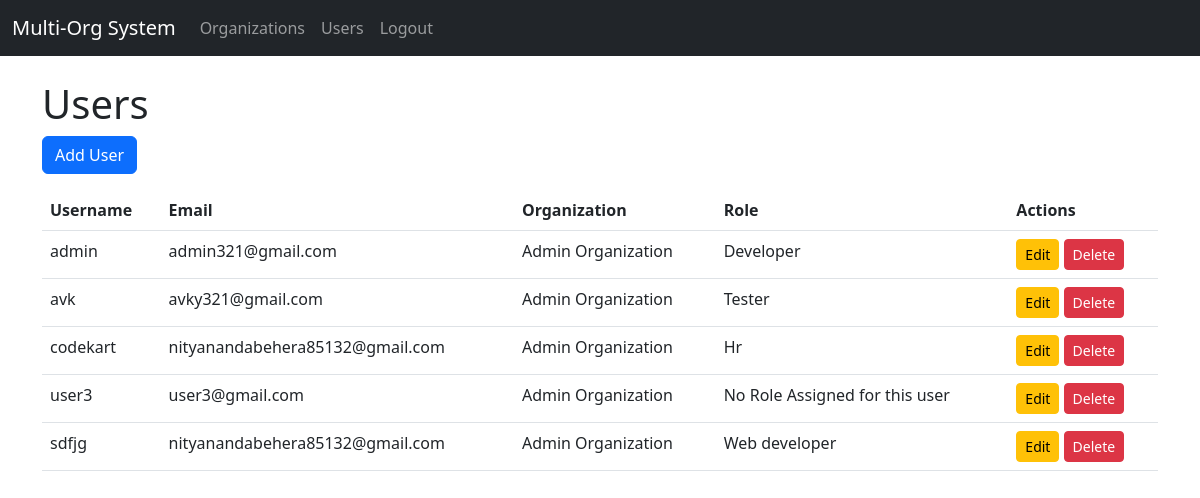
/users/ (signed in), run on the app's committed database.
### organization/models.py (models this page shows, shortened)
class CustomUser(AbstractUser):
    organization = models.ForeignKey(
        Organization, on_delete=models.CASCADE, related_name='users', null=False
    )
    role = models.ForeignKey(Role, on_delete=models.SET_NULL, null=True, blank=True)
    objects = CustomUserManager()

class Organization(models.Model):
    name = models.CharField(max_length=255)
    address = models.TextField(blank=True, null=True)
    is_main = models.BooleanField(default=False)
    created_at = models.DateTimeField(auto_now_add=True)

class Role(models.Model):
    name = models.CharField(max_length=50)  # e.g., Admin, Editor, Viewer

### organization/views.py (the view)
# urls.py: path('users/', views.user_list, name='user_list'),
@login_required
def user_list(request):
    users = CustomUser.objects.filter(organization=request.user.organization).select_related('organization', 'role')
    return render(request, 'organization/user_list.html', {'users': users})

### organization/templates/organization/user_list.html
{% extends "organization/base.html" %} {% block content %}
<h1>Users</h1>
<a href="{% url 'user_create' %}" class="btn btn-primary mb-3">Add User</a>
<table class="table">
  <thead>
    <tr>
      <th>Username</th>
      <th>Email</th>
      <th>Organization</th>
      <th>Role</th>
      <th>Actions</th>
    </tr>
  </thead>
  <tbody>
    {% for user in users %}
    <tr>
      <td>{{ user.username }}</td>
      <td>{{ user.email }}</td>
      <td>{{ user.organization.name }}</td>
      <td>
        {% if user.role %} {{ user.role.name }} {% else %} No Role Assigned for
        this user {%endif %}
      </td>
      <td>
        <a href="{% url 'user_update' user.id %}" class="btn btn-warning btn-sm"
          >Edit</a
        >
        <a href="{% url 'user_delete' user.id %}" class="btn btn-danger btn-sm"
          >Delete</a
        >
      </td>
    </tr>
    {% endfor %}
  </tbody>
</table>
{% endblock %}

### organization/templates/organization/base.html (shortened to what this page needs)
<!DOCTYPE html>
<html lang="en">
  <head>
    <link
      rel="stylesheet"
      href="https://cdn.jsdelivr.net/npm/bootstrap@5.3.0-alpha1/dist/css/bootstrap.min.css"
    />
  </head>
  <body>
    <nav class="navbar navbar-expand-lg navbar-dark bg-dark">
      <div class="container-fluid">
        <a class="navbar-brand" href="{% url 'organization_list' %}"
          >Multi-Org System</a
        >
        <div class="collapse navbar-collapse" id="navbarNav">
          <ul class="navbar-nav">
            <li class="nav-item">
              <a class="nav-link" href="{% url 'organization_list' %}"
                >Organizations</a
              >
            </li>
            <li class="nav-item">
              <a class="nav-link" href="{% url 'user_list' %}">Users</a>
            </li>
          </ul>
          <ul class="navbar-nav ml-auto">
            {% if user.is_authenticated %}
            <li class="nav-item">
              <a class="nav-link" href="{% url 'logout' %}">Logout</a>
            </li>
            {% endif %}
          </ul>
        </div>
      </div>
    </nav>
    <div class="container mt-4">{% block content %} {% endblock %}</div>
  </body>
</html>

### data on the page
CustomUser: username "admin", email "admin321@gmail.com", organization.name "Admin Organization", role.name "Developer"
CustomUser: username "avk", email "avky321@gmail.com", organization.name "Admin Organization", role.name "Tester"
CustomUser: username "codekart", email "nityanandabehera85132@gmail.com", organization.name "Admin Organization", role.name "Hr"
CustomUser: username "user3", email "user3@gmail.com", organization.name "Admin Organization", shows "No Role Assigned for this user"
CustomUser: username "sdfjg", email "nityanandabehera85132@gmail.com", organization.name "Admin Organization", role.name "Web developer"
